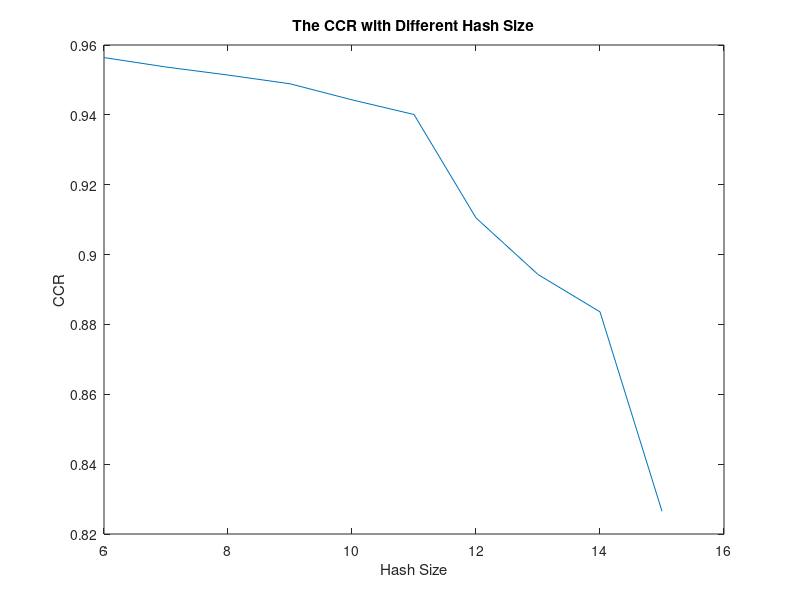
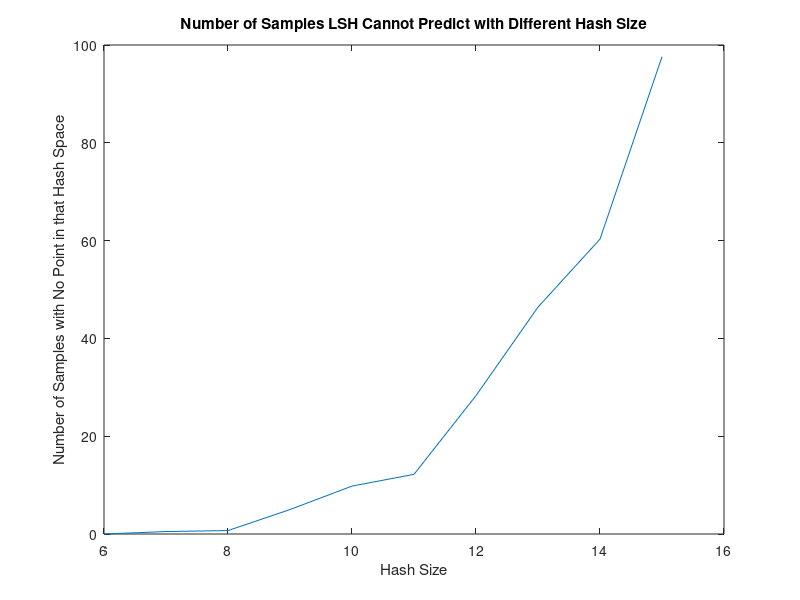
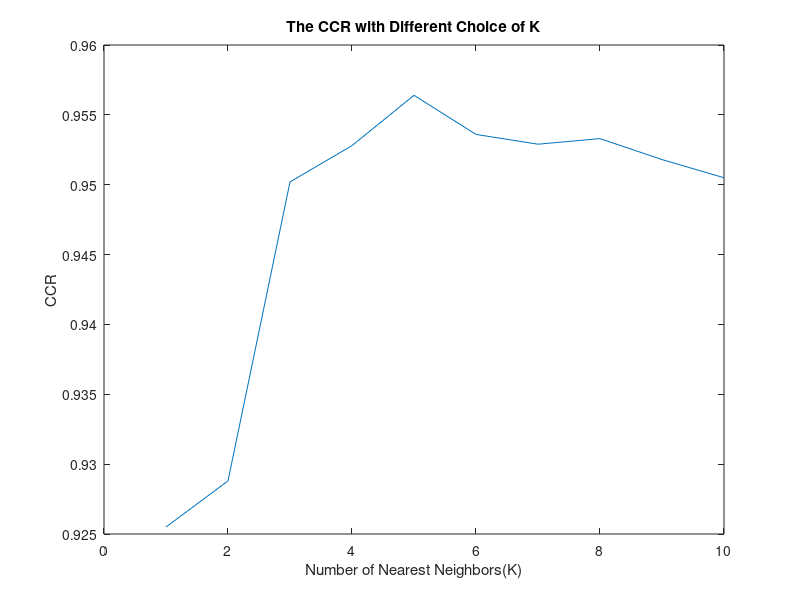
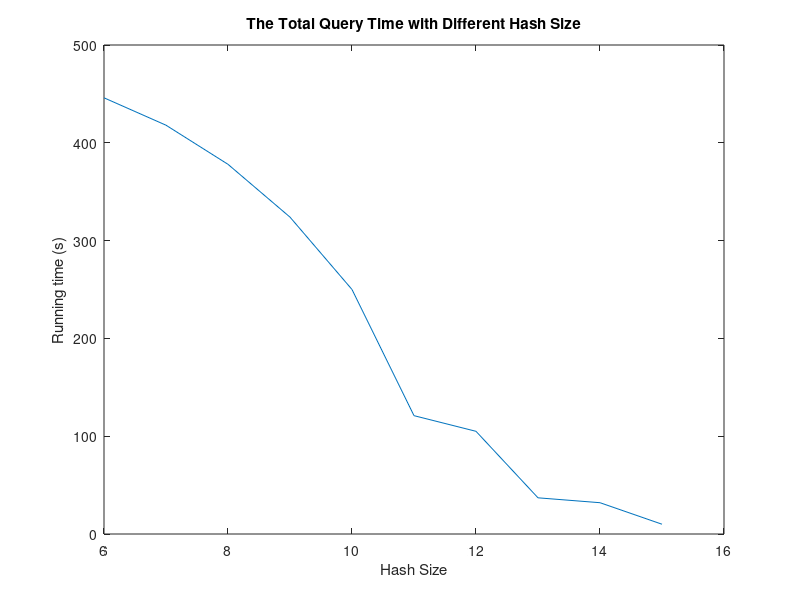

Here is the MATLAB script that generated these plots, in order:
% CCR1 = [0.9564,0.9457,0.9319,0.9356,0.9311,0.9431,0.9055,0.8843,0.9136,0.8765];
% n_err1 = [0,1,0,5,15,4,51,56,35,90];
% 
% CCR2 = [0.9522,0.9517,0.9248,0.9431,0.9384,0.9123,0.9355,0.9228,0.8998,0.94];
% n_err2 = [0,0,3,5,1,38,12,33,60,22];
% time2 = [507,541,63,324,311,130,210,188,82,468];

hash_size = 6:15;
CCR = [0.9564,0.9537,0.9514,0.9489,0.9443,0.9401,0.9105,0.8943,0.8836,0.8265];
n_err = [0,0.5,0.7,5.0,9.8,12.2,28.3,46.4,60.3,97.6];
figure
plot(hash_size,CCR);
xlabel('Hash Size')
ylabel('CCR')
title('The CCR with Different Hash Size')

figure
plot(hash_size,n_err);
xlabel('Hash Size')
ylabel('Number of Samples with No Point in that Hash Space')
title('Number of Samples LSH Cannot Predict with Different Hash Size')

CCR_for_dif_k = [0.9255,0.9288,0.9502,0.9528,0.9564,0.9536,0.9529,0.9533,0.9518,0.9505];
figure
plot(1:10,CCR_for_dif_k)
xlabel('Number of Nearest Neighbors(K)')
ylabel('CCR')
title('The CCR with Different Choice of K')

time = [446,418,378,324,250,121,105,37,32,10];
figure
plot(hash_size,time)
xlabel('Hash Size')
ylabel('Running time (s)')
title('The Total Query Time with Different Hash Size')
